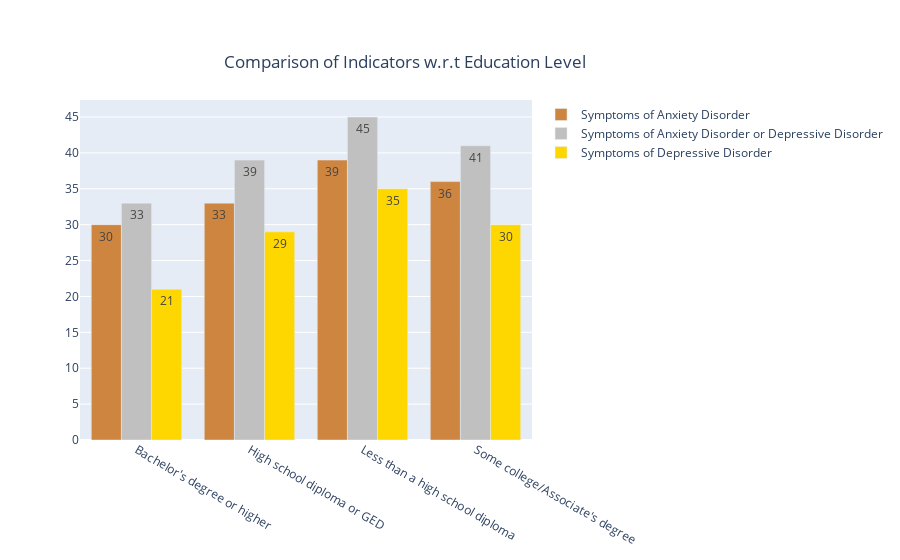

Notebook code for this chart:
### Code cell
#Creating Bar plots using plotly
fig = go.Figure()
fig.add_trace(go.Bar(
    x=education_totals1["subgroup"],
    y=education_totals1["value"],
    name='Symptoms of Anxiety Disorder',
    marker_color='#CD853F', text= education_totals1["value"],
            textposition='auto'
))
fig.add_trace(go.Bar(
   x=education_totals2["subgroup"],
    y=education_totals2["value"],
    name='Symptoms of Anxiety Disorder or Depressive Disorder',
    marker_color='silver', text= education_totals2["value"], textposition='auto'
))
fig.add_trace(go.Bar(
   x=education_totals3["subgroup"],
    y=education_totals3["value"],
    name='Symptoms of Depressive Disorder',
    marker_color='gold', text= education_totals3["value"], textposition='auto'
))

fig.update_layout(barmode = 'group',
    title={'text': "Comparison of Indicators w.r.t Education Level",'y':0.9,'x':0.45,'xanchor': 'center', 'yanchor': 'top'})

fig.show()

### Figure 1 — Plotly figure (JSON) as saved in the notebook; plotly's stock layout.template omitted (floating-point values rounded to 4 significant figures)
{"data": [{"marker": {"color": "#CD853F"}, "name": "Symptoms of Anxiety Disorder", "text": [30, 33, 39, 36], "textposition": "auto", "type": "bar", "x": ["Bachelor's degree or higher", "High school diploma or GED", "Less than a high school diploma", "Some college/Associate's degree"], "y": [30, 33, 39, 36]}, {"marker": {"color": "silver"}, "name": "Symptoms of Anxiety Disorder or Depressive Disorder", "text": [33, 39, 45, 41], "textposition": "auto", "type": "bar", "x": ["Bachelor's degree or higher", "High school diploma or GED", "Less than a high school diploma", "Some college/Associate's degree"], "y": [33, 39, 45, 41]}, {"marker": {"color": "gold"}, "name": "Symptoms of Depressive Disorder", "text": [21, 29, 35, 30], "textposition": "auto", "type": "bar", "x": ["Bachelor's degree or higher", "High school diploma or GED", "Less than a high school diploma", "Some college/Associate's degree"], "y": [21, 29, 35, 30]}], "layout": {"barmode": "group", "title": {"text": "Comparison of Indicators w.r.t Education Level", "x": 0.45, "xanchor": "center", "y": 0.9, "yanchor": "top"}}}
